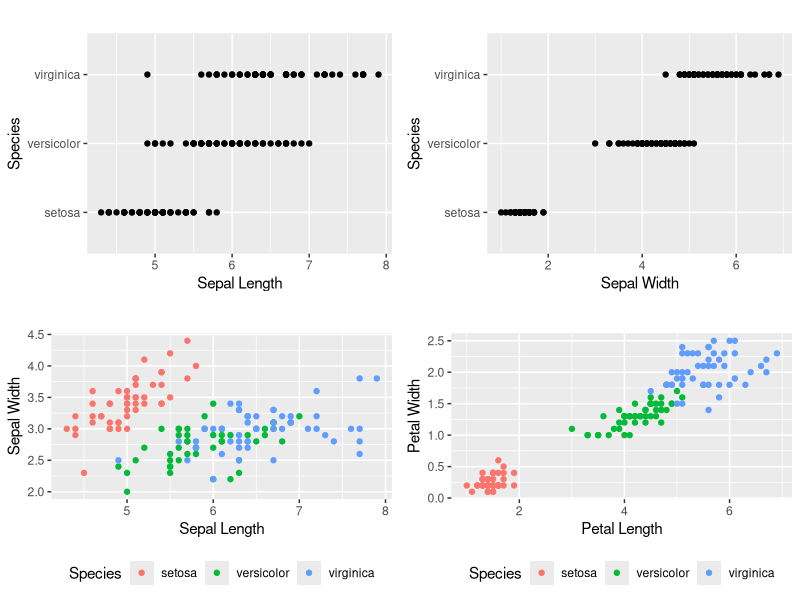

The R source for this figure:
## ---- chunk 1

knitr::opts_chunk$set(include = FALSE)
library(ggplot2)
library(knitr)
library(gridExtra)

## ---- chunk 2

data <- iris

## ---- chunk 3

kable(head(data))

## ---- chunk 4

p1 <- ggplot(data) + aes(x = data[, 1], y = data[,5]) + geom_point() + ggtitle("") + theme(plot.title = element_text(hjust = 0.5)) + xlab(gsub(".", " ", colnames(data[1]), fixed = TRUE)) + ylab(gsub(".", " ", colnames(data[5]), fixed = TRUE))

p2 <- ggplot(data) + aes(x = data[, 3], y = data[,5]) + geom_point() + ggtitle("") + theme(plot.title = element_text(hjust = 0.5)) + xlab(gsub(".", " ", colnames(data[2]), fixed = TRUE)) + ylab(gsub(".", " ", colnames(data[5]), fixed = TRUE))

p3 <- ggplot(data) + aes(x = data[, 1], y = data[,2], col = data[,5]) + geom_point() + ggtitle("") + theme(plot.title = element_text(hjust = 0.5), legend.position = "bottom") + xlab(gsub(".", " ", colnames(data[1]), fixed = TRUE)) + ylab(gsub(".", " ", colnames(data[2]), fixed = TRUE)) + labs(color=colnames(data)[5]) 

p4 <- ggplot(data) + aes(x = data[, 3], y = data[,4], col = data[,5]) + geom_point() + ggtitle("") + theme(plot.title = element_text(hjust = 0.5), legend.position = "bottom") + xlab(gsub(".", " ", colnames(data[3]), fixed = TRUE)) + labs(color=colnames(data)[5]) + ylab(gsub(".", " ", colnames(data[4]), fixed = TRUE))
 
grid.arrange(p1, p2, p3, p4, ncol = 2)



## ---- chunk 5

#(model <- lm(Wins ~ Total.Points.offense + Total.Points.Defense, data=data))

## ---- chunk 6

#summary(model)

## ---- chunk 7

#plot(round(model$fitted.values), data$Wins)
#  $$E(Wins) = `r model$coefficients[1]` + `r model$coefficients[2]`*Total.Points.offense + #`r model$coefficients[3]`*Total.Points.Defense$$
